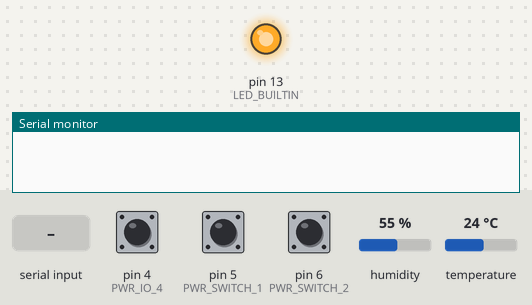
Bench run of a sketch on a simulated Arduino Uno, built with avr-gcc and run on an emulated ATmega328P. Shown: output pins drawn as LEDs (lit = HIGH), the last lines printed to the serial monitor. The inputs (shaded band) are chosen by the test bench; at power-on: pin 4 (PWR_IO_4) HIGH, pin 5 (PWR_SWITCH_1) HIGH, pin 6 (PWR_SWITCH_2) HIGH, humidity 55 %, temperature 24 °C.

Above: at 0.1 s.
At 1.7 s:
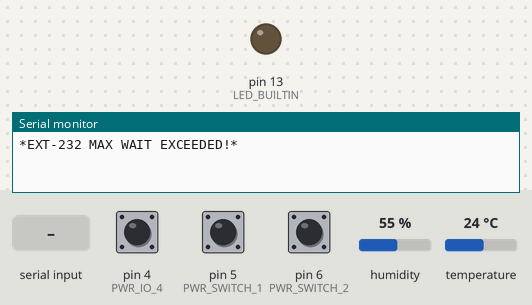
1.8 s: "<90,45,200>" received over Serial
3.3 s: "<90,45>" received over Serial
At 4.0 s:
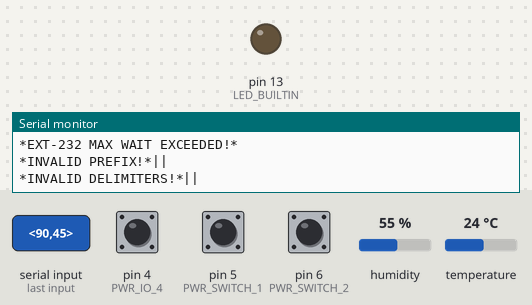
Timing chart, 0 to 6.3 s (numbered marks = the images above; inputs shaded):
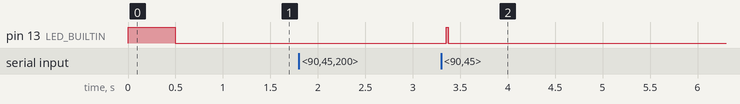

Measured:
- after the input at 3.3 s, pin 13 (LED_BUILTIN): LOW → HIGH after 0.05 s, → LOW 0.02 s later

The sketch:

AutomateHub_1.ino
```cpp
/*
 * Ben Provenzano III
 * -----------------
 * 10/10/2025
 * Automate Hub #1
 * -----------------
 */

// shared libraries
#include <SoftwareSerial.h>

// local libraries
#include "NeoTimer.h"
#include "DHT_NonBlocking.h"

// general constants
const uint8_t debounceDelay = 75; // in ms
const char nullTrm = '\0';

// power control I/O
#define PWR_TRIG_1 9 // TRIGGER TIP
#define PWR_SENS_1 2 // SENSE RING
#define PWR_IO_3   7 // YELLOW TIP (RING 5v)
#define PWR_IO_4   4 // WHITE TIP (RING 5v)

// DHT humidity-temperature sensor
#define DHT_SENSOR_TYPE DHT_TYPE_22
static const int PWR_IO_2 = 8; // GREEN TIP (RING 5v)
DHT_nonblocking DHT_SENSOR(PWR_IO_2, DHT_SENSOR_TYPE);
float dhtHumidity = 0.0;
float dhtTemp = 0.0;
bool dhtState = false;

// analog inputs
#define ADC_IN_1  A0 // RED TIP
#define ADC_IN_2  A1 // RED RING

// toggle switch inputs
#define PWR_SWITCH_2 6 // BLUE TIP
#define PWR_SWITCH_1 5 // BLUE RING
bool powerButton_1Last = 0;
bool powerButton_1State = 0;
uint32_t powerButton_1Millis;
bool powerButton_2Last = 0;
bool powerButton_2State = 0;
uint32_t powerButton_2Millis;
bool powerButton_3Last = 1;
bool powerButton_3State = 1;
uint32_t powerButton_3Millis;

// serial resources
#define serialBaudRate 9600
#define TX_PIN 11 // 232-TX TIP
#define RX_PIN 10 // 232-RX RING
SoftwareSerial ExtSerial(RX_PIN, TX_PIN);
const uint8_t maxMessage = 32;
const uint8_t cmdRegLen = 2; // register length (99***)
const uint8_t cmdDatLen = 3; // data length (**999)
const char serialDataStart = '<';
const char serialDataEnd = '>';
const char respDelimiter = '|';
char serialMessageOut[maxMessage + 1];
char serialMessageIn[maxMessage + 1];
uint16_t serialCurPos = 0;
bool serialFwrdMode = 0;
bool serialReading = 0;
bool serialMsgEnd = 0;
const uint16_t serialStartEndDelay = 25; // delay in (ms) between start and stop of serial read
const uint16_t maxFwrdWait = 500; // max wait in (ms) for external serial response
Neotimer maxFwrdRead = Neotimer();

///////////////////////////////////////

// main control functions
void internalFunctions(uint16_t command) {
  // power trigger #1
  if (command >= 1 && command <= 4) {
    int state = powerSense(PWR_SENS_1);
    if (command == 3) { // status
      // write status back to serial
      switch (state) {
        case 1: // power off (inverted)
          sprintf(serialMessageOut ,"0");
          break;
        case 0: // power on (inverted)
          sprintf(serialMessageOut ,"1");
          break;
        default: // invalid response
          sprintf(serialMessageOut ,"X");
          break;
      }
    } else {
      if (state == 0) { // device on
        if (command == 2) { // power off
          powerPulse(PWR_TRIG_1);
        }
      } else { // device off
        if (command == 1) { // power on
          powerPulse(PWR_TRIG_1);
        }
      }
      if (command == 4) { // toggle power
        powerPulse(PWR_TRIG_1);
      }
    }
  }
  if (command == 5) {
    // rooms temperature & humidity
    writeTempHumidity();
  }
}

// return average digital input reading
int powerSense(int powerSensePin) {
  const int inputReadings = 16;
  int readings[inputReadings];
  int total = 0;
  for (int idx = 0; idx < inputReadings; idx++) {
    // read then add the reading to the total
    total = total + digitalRead(powerSensePin);
  }
  switch (total) {
    case inputReadings:
    // high reading
      return 1;
    case 0:
    // low reading
      return 0;
    default:
    // invalid reading
      return -1;
  }
}

void powerPulse(int _powerPin) {
  digitalWrite(_powerPin, HIGH);
  delay(250);
  digitalWrite(_powerPin, LOW);
}

void writeTempHumidity() {
  if (dhtState == true) {
    // convert floats to characters
    char _temp[8], _humi[8];
    dtostrf(dhtTemp, 3, 1, _temp);
    dtostrf(dhtHumidity, 3, 1, _humi);
    // concat arrays then write to output buffer
    sprintf(serialMessageOut ,"%s~%s" ,_temp ,_humi);
  } else {
    sprintf(serialMessageOut ,"X");
  }
}

void readTempHumidity() {
  float temperature, humidity;
  if(measureDHT(&temperature, &humidity) == true) {
    dhtTemp = ((temperature * 9) + 3) / 5 + 32; // convert C -> F
    dhtHumidity = humidity;
  }
}

static bool measureDHT(float *temperature, float *humidity) {
  static unsigned long measure_ts = millis();
  /* Measure every 8-seconds. */
  if(millis() - measure_ts > 8000ul)
  {
    if(DHT_SENSOR.measure(temperature, humidity) == true) {
      measure_ts = millis();
      dhtState = true;
      return(true);
    } else {
      dhtState = false;
    }
  }
  return(false);
}

/// initialization routines ///

void setup() {
  initGPIO();
  initTimers();
  initSerial();
}

void initGPIO() {
  // activity LED
  pinMode(LED_BUILTIN, OUTPUT);
  digitalWrite(LED_BUILTIN, HIGH);
  // 3.5mm digital I/O ports
  pinMode(PWR_TRIG_1, OUTPUT);
  digitalWrite(PWR_TRIG_1, LOW);
  pinMode(PWR_SENS_1, INPUT_PULLUP);
  pinMode(PWR_IO_3, INPUT_PULLUP);
  pinMode(PWR_IO_4, INPUT_PULLUP);
  // 3.5mm analog in port
  pinMode(ADC_IN_1, INPUT_PULLUP);
  pinMode(ADC_IN_2, INPUT_PULLUP);
  // 3.5mm switch(s) in port
  pinMode(PWR_SWITCH_1, INPUT_PULLUP);
  pinMode(PWR_SWITCH_2, INPUT_PULLUP);
  // startup delay
  delay(500);
  digitalWrite(LED_BUILTIN, LOW);
}

void initTimers() {
  maxFwrdRead.reset();
  maxFwrdRead.stop();
}

void initSerial() {
  Serial.begin(serialBaudRate);
  ExtSerial.begin(serialBaudRate);
  serialMessageIn[0] = nullTrm;
  serialMessageOut[0] = nullTrm;
}

/// superloop ///

void loop() {
  serialProcess();
  readDigitalInputs();
}

void readDigitalInputs() {
  readPowerButton_1();
  readPowerButton_2();
  readPowerButton_3();
  readTempHumidity();
}

void readPowerButton_1() {
  // read pin state
  bool reading = digitalRead(PWR_SWITCH_1);
  // switch changed
  if (reading != powerButton_1Last) {
    // reset the debouncing timer
    powerButton_1Millis = millis();
  }
  if ((millis() - powerButton_1Millis) > debounceDelay) {
    if (reading != powerButton_1State) {
      powerButton_1State = reading;
      // input button was pressed
      if (powerButton_1State == 1) {
        routeMessage(1,10,8); // toggle lamp
      }
    }
  }
  powerButton_1Last = reading;
}

void readPowerButton_2() {
  // read pin state
  bool reading = digitalRead(PWR_SWITCH_2);
  // switch changed
  if (reading != powerButton_2Last) {
    // reset the debouncing timer
    powerButton_2Millis = millis();
  }
  if ((millis() - powerButton_2Millis) > debounceDelay) {
    if (reading != powerButton_2State) {
      powerButton_2State = reading;
      // input button was pressed
      if (powerButton_2State == 1) {
        routeMessage(1,10,9); // toggle macs
      }
    }
  }
  powerButton_2Last = reading;
}

void readPowerButton_3() {
  // read pin state
  bool reading = digitalRead(PWR_IO_4);
  // switch changed
  if (reading != powerButton_3Last) {
    // reset the debouncing timer
    powerButton_3Millis = millis();
  }
  if ((millis() - powerButton_3Millis) > debounceDelay) {
    if (reading != powerButton_3State) {
      powerButton_3State = reading;
      // input button was pressed
      if (powerButton_3State == 0) {
        routeMessage(1,10,10); // toggle retropi
      }
    }
  }
  powerButton_3Last = reading;
}

//// RS-232 logic ////

void flushSerialBuffers() {
  serialMessageOut[0] = nullTrm;
  serialMessageIn[0] = nullTrm;
  serialMsgEnd = 0;
}

void disableFwrdMode() {
  serialFwrdMode = 0;
  maxFwrdRead.reset();
  maxFwrdRead.stop();
}

void serialProcess() {
  // read main serial port
  if (serialFwrdMode == 0) {
    if (serialMsgEnd == 0) {
      if (Serial.available()) {
        readSerialData(Serial.read(), serialDataStart, serialDataEnd);
      }
    } else {
      // process serial data
      decodeMessage();
      // send response to main serial
      if (serialFwrdMode == 0) { writeSerialData(0); }
      flushSerialBuffers();
    }
  }
  // forwarding mode enabled
  if (serialFwrdMode == 1) {
    // listen to external serial port when in forwarding mode
    if (serialMsgEnd == 0) {
      if (ExtSerial.available()) {
        readSerialData(ExtSerial.read(), respDelimiter, respDelimiter);
      }
    } else {
      // forward external serial reponse to main serial
      writeSerialData(1); // write serial in buffer
      disableFwrdMode();
      flushSerialBuffers();
    }
  }
  // external serial reponse timeout
  if (maxFwrdRead.done()) {
    Serial.print("*EXT-232 MAX WAIT EXCEEDED!*\n");
    Serial.flush();
    disableFwrdMode();
    flushSerialBuffers();
  }
}

void readSerialData(char rc, char startInd ,char endInd) {
  if (serialReading == 1) {
    // end-of-reading
    if (rc == endInd) {
      // terminate the string
      serialMessageIn[serialCurPos] = nullTrm;
      serialReading = 0;
      serialCurPos = 0;
      serialMsgEnd = 1;
      delay(serialStartEndDelay);
    } else {
      // store characters in buffer
      if (rc != startInd) {
        serialMessageIn[serialCurPos] = rc;
        serialCurPos++;
        // prevent overflow
        if (serialCurPos >= maxMessage) {
          serialCurPos = maxMessage - 1;
        }
      }
    }
  } else {
    // start reading
    if (rc == startInd) {
      delay(serialStartEndDelay);
      serialReading = 1;
      serialCurPos = 0;
      serialMsgEnd = 0;
    }
  }
}

void writeSerialData(bool InOut) {
  digitalWrite(LED_BUILTIN, HIGH);
  Serial.print(respDelimiter);
  for(uint8_t _idx = 0; _idx <= maxMessage; _idx++) {
    char _fwrdChr;
    if (InOut == 1){
      _fwrdChr = serialMessageIn[_idx];
    } else {
      _fwrdChr = serialMessageOut[_idx];
    }
    if (_fwrdChr != nullTrm) {
      Serial.print(_fwrdChr);
    } else {
      break;
    }
  }
  Serial.print(respDelimiter);
  Serial.print('\n');
  Serial.flush();
  digitalWrite(LED_BUILTIN, LOW);
}

// decode serial message
void decodeMessage() {
  // count delimiters
  uint8_t _delims = 0;
  uint8_t _maxchars = 10;
  char _delimiter = ',';
  for(uint8_t _idx = 0; _idx <= maxMessage; _idx++) {
    char _vchr = serialMessageIn[_idx];
    if (_vchr == nullTrm) {
      break;
    }
    if (_vchr == _delimiter) {
      _delims++;
    }
  }
  // exit when delimiters incorrect
  if (_delims < 2){
    Serial.print("*INVALID DELIMITERS!*");
    return;
  }
  // find first delimiter position
  uint8_t _linepos = 0;
  for(uint8_t _idx = 0; _idx <= maxMessage; _idx++) {
    char _vchr = serialMessageIn[_idx];
    if (_vchr == nullTrm) {
      break;
    }
    if (_vchr == _delimiter) {
      // store index position
      _linepos = _idx;
      break;
    }
  }
  // loop through line characters
  char _linebuffer[_maxchars + 1];
  uint8_t _linecount = 0;
  for(uint8_t _idx = 0; _idx < _linepos; _idx++) {
    if (_linecount >= _maxchars) {
      break;
    }
    // store in new array
    _linebuffer[_linecount] = serialMessageIn[_idx];
    _linecount++;
  } // terminate string
  _linebuffer[_linecount] = nullTrm;
  // convert to integer, store line value
  uint8_t controlData = atoi(_linebuffer);
  // find second delimiter position
  uint8_t _count = 0;
  uint8_t _cmd2pos = 0;
  for(uint8_t _idx = 0; _idx <= maxMessage; _idx++) {
    char _vchr = serialMessageIn[_idx];
    if (_vchr == nullTrm) {
      break;
    }
    if (_vchr == _delimiter) {
      if (_count == 1) {
        // store pointer position
        _cmd2pos = _idx;
        break;
      }
      _count++;
    }
  }
  // process command data
  if (controlData == 9){
    processCmdData(_cmd2pos + 1);
  } else {
    Serial.print("*INVALID PREFIX!*");
    Serial.flush();
  }
}

// process register and command data
void processCmdData(uint8_t messageStart) {
  uint8_t _numcnt = 0;
  uint8_t _cmdlen = cmdRegLen + cmdDatLen;
  char _cmdarr[_cmdlen + 1];
  // extract control code from message
  for(uint8_t _idx = messageStart; _idx <= maxMessage; _idx++) {
    char _curchar = serialMessageIn[_idx];
    if (_curchar == nullTrm) {
      break;
    }
    if (isDigit(_curchar) && _numcnt <= maxMessage) {
      _cmdarr[_numcnt] = _curchar;
      _numcnt++;
    }
  }
  _cmdarr[_numcnt] = nullTrm;
  // validate control code length
  if (_numcnt != _cmdlen) {
    Serial.print("*INVALID LENGTH!*");
    Serial.flush();
    return;
  }
  // extract register select
  char _regarr[cmdRegLen + 1];
  uint8_t _regidx = 0;
  for(uint8_t _idx = 0; _idx < cmdRegLen; _idx++) {
    _regarr[_regidx] = _cmdarr[_idx];
    _regidx++;
  }
  _regarr[_regidx] = nullTrm;
  uint8_t _register = atoi(_regarr);
  // extract control data
  char _datarr[cmdDatLen + 1];
  uint8_t _dataidx = 0;
  for(uint8_t _idx = (cmdDatLen - 1); _idx < _cmdlen; _idx++) {
    _datarr[_dataidx] = _cmdarr[_idx];
    _dataidx++;
  }
  _datarr[_dataidx] = nullTrm;
  uint16_t _ctldata = atoi(_datarr);
  // route message (from main serial)
  routeMessage(0,_register,_ctldata);
}

void routeMessage(bool origin, uint8_t reg, uint16_t ctldata) {
  // 0 = message from main serial
  // 1 = message from local device
  if (origin == 1) {
    // block routing if processing serial message
    if (serialMsgEnd == 1) {
      return;
    }
    if (serialReading == 1) {
      return;
    }
    if (serialFwrdMode == 1) {
      return;
    }
  }
  /// route data by register ///
  if (reg == 1) {
    internalFunctions(ctldata);
  } else {
    if (origin == 1) {
      // combine fixed-length register and command data
      serialMessageIn[0] = nullTrm;
      uint8_t totalMsgLength = cmdRegLen + cmdDatLen + 1;
      snprintf(serialMessageIn, totalMsgLength, "%02d%03d", reg, ctldata);
    }
    /// send message to external serial port ///
    ExtSerial.print(serialDataStart);
    if (origin == 1) {
      ExtSerial.print("9,9,"); // static characters
    }
    for(uint8_t _idx = 0; _idx <= maxMessage; _idx++) {
      char _vchr;
      _vchr = serialMessageIn[_idx];
      if (_vchr == nullTrm) {
        break;
      }
      ExtSerial.print(_vchr);
    }
    ExtSerial.print(serialDataEnd);
    ExtSerial.print('\n');
    Serial.flush();
    // listen for external serial reponse
    serialFwrdMode = 1;
    maxFwrdRead.set(maxFwrdWait);
    maxFwrdRead.start();
  }
}
```
